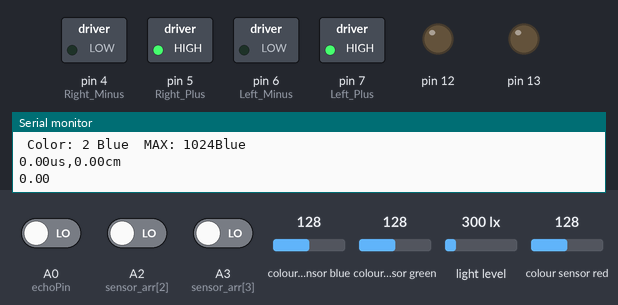
Simulated run of this sketch. Board: Arduino Uno, built with avr-gcc and run on an emulated ATmega328P. Parts: switched loads named in the sketch (green lamp = pin HIGH), output pins drawn as LEDs (lit = HIGH), the last lines printed to the serial monitor. The inputs (shaded band) are chosen by the test bench; at power-on: A0 (echoPin) LOW, A2 (sensor_arr[2]) LOW, A3 (sensor_arr[3]) LOW, colour sensor blue 128, colour sensor green 128, light level 300 lx, colour sensor red 128. The audio player accepts every command and is not drawn; pins used as bus, display or sensor lines are not drawn.

Above: at 2.3 s.
2.4 s: A0 (echoPin) driven HIGH
At 6.6 s:
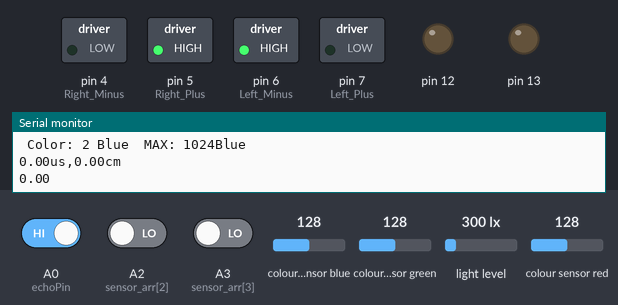
22.8 s: A0 (echoPin) driven LOW
At 26.1 s:
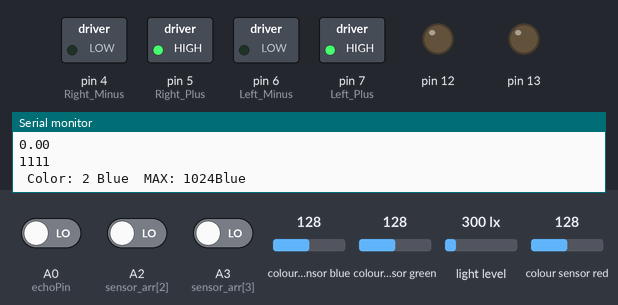
26.8 s: A2 (sensor_arr[2]) driven HIGH
At 30.6 s:
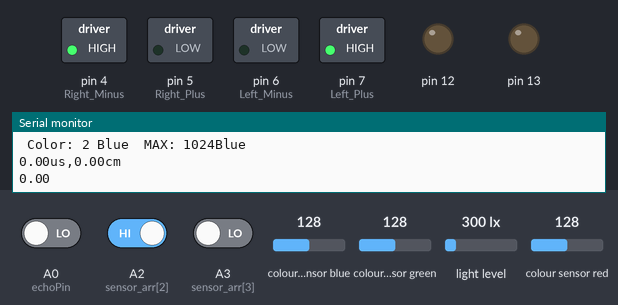
30.9 s: A2 (sensor_arr[2]) driven LOW
At 34.1 s:
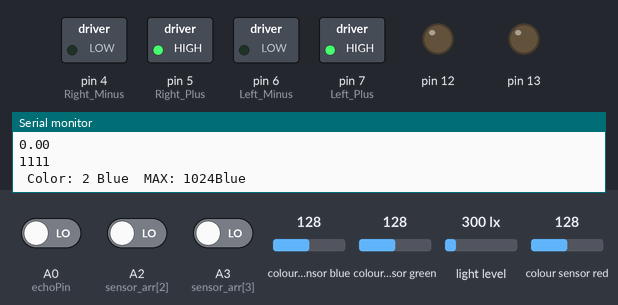
Timing chart, 0 to 35.6 s (numbered marks = the images above; inputs shaded):
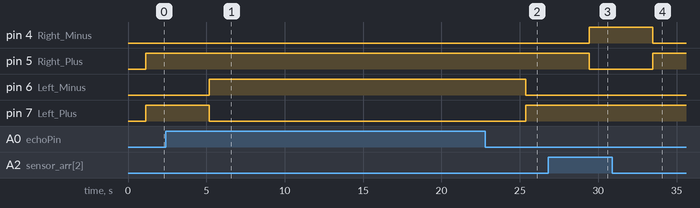

Measured:
- after the input at 2.4 s, pin 6 (Left_Minus): LOW → HIGH after 2.8 s; pin 7 (Left_Plus): HIGH → LOW after 2.8 s
- after the input at 22.8 s, pin 6 (Left_Minus): HIGH → LOW after 2.6 s; pin 7 (Left_Plus): LOW → HIGH after 2.6 s
- after the input at 26.8 s, pin 4 (Right_Minus): LOW → HIGH after 2.6 s; pin 5 (Right_Plus): HIGH → LOW after 2.6 s
- after the input at 30.9 s, pin 4 (Right_Minus): HIGH → LOW after 2.6 s; pin 5 (Right_Plus): LOW → HIGH after 2.6 s

The sketch:

Arduino_lineTracer.ino
```cpp
#include "Car.h"
#include "Flasher.h"
#include "choumpa.h"
#include "RGBColorSensor.h"
#include "MP3.h"

Flasher interver1(12,1000,5000);

void setup() {
  pwd_setup();
  CarInit();
  Init_Setup();
  Ultrasonicsetup();
  RGBsensor_setup() ;
  MP3setup(30);

}
void loop() {
 Car_loop(Sensor_Loop());
 /* 초음파 센서로 비상정지 기능 적용하기 */
 Serial.println(RGBsensor_loop());
 Serial.println(UltrasonicSensor());
 MP3loop(3);
}
```

BT.cpp
```cpp
#include "BT.h"
#include "Car.h"

SoftwareSerial BTSerial(2,3);

void pwd_setup() {
  // put your setup code here, to run once:
  Serial.begin(9600);
  BTSerial.begin(9600);
  pinMode(13,OUTPUT);
}

String pwd_loop() {
//  // put your main code here, to run repeatedly:
//  if(BTSerial.available()){
//    char data = BTSerial.read();
//
//    if(data =='t'){ //front
//      Car_loop("1001 라인전진");
//      Serial.println("1001 라인전진");
//    }
//    if(data == 'g'){//back
//      Car_loop("1001 라인전진");
//      return "뒤로 BACK";
//    }
//    if(data == 'f'){//left
//      return "1011 라인살짝벗어남 왼쪽";
//    }
//    if(data == 'h'){//right
//      return "1100 라인살짝벗어남 오른쪽";
//    }
//    if(data == 'p'){//stop
//      return "0000 전부 검은색 정지! ";
//    }
//    if(data == 's'){//stop
//      return "자동주행";
//    }
//  }
//
//  if(Serial.available()){
//    BTSerial.write(Serial.read());
//  }
// //return "def";
}
```

BT.h
```cpp
#ifndef BT_h
#define BT_h

#include <SoftwareSerial.h>
#include "Arduino.h"

void pwd_setup();
String pwd_loop();

#endif
```

Car.cpp
```cpp
#include "Car.h"

String CarStatus;

void CarInit() {
  Serial.begin(9600);
  pinMode(Right_Plus, OUTPUT);
  pinMode(Right_Minus, OUTPUT);
  pinMode(Left_Plus, OUTPUT);
  pinMode(Left_Minus, OUTPUT);
}
void Left_Stop(){
  //Serial.println("Left_Stop");
  digitalWrite(Left_Plus, LOW);
  digitalWrite(Left_Minus, LOW);
}
void Right_Stop(){
  //Serial.println("Right_Stop");
  digitalWrite(Right_Plus, LOW);
  digitalWrite(Right_Minus, LOW);
}
void Right_Front(){
  //Serial.println("Right_Front");
  digitalWrite(Right_Plus, HIGH);
  digitalWrite(Right_Minus, LOW);
}
void Left_Front(){
  //Serial.println("Left_Front");
  digitalWrite(Left_Plus, HIGH);
  digitalWrite(Left_Minus, LOW);
}
void Right_Back(){
  //Serial.println("Right_Back");
  digitalWrite(Right_Plus, LOW);
  digitalWrite(Right_Minus, HIGH);
}
void Left_Back(){
  //Serial.println("Left_Back");
  digitalWrite(Left_Plus, LOW);
  digitalWrite(Left_Minus, HIGH);
}
void Stop(){
    Right_Stop();
    Left_Stop();
}
void Front(){
    Right_Front();
    Left_Front();
}
void Back(){
    Right_Back();
    Left_Back();
}
void Left(){
  Left_Front();
  Right_Back();
}
void Right(){
  Right_Front();
  Left_Back();
}
void Controler(int n_commend){
  switch(n_commend){
    case FRONT:
      Front();
      break;
    case STOP:
      Stop();
      break;
    case BACK:
      Back();
      break;
    case LEFT:
      Left();
      break;
    case RIGHT:
      Right();
      break;
  }//switch(n_commend) 끝
}//void Controler(int commend) 끝

void Car_loop(String result) {
Serial.println(result);
  //0<= 검정선 , 1<= 하얀바닥
  //1011 왼쪽으로 진행.
  //0111 왼쪽으로진행
  //1001 진행
  //1101 오른쪽으로 진행.
  //1110 오른쪽으로 진행

  //String result = Sensor_Loop();
 //해결해야될 문제., 라인을 벗어나면 제자리에서 돌아서 라인을 찾도록 하자.  급격한 커브 해결 가능.
 // 왼쪽 오른쪽 지시 가능.
  if(result=="1001"){
        Controler(FRONT);
      }
  else if(result=="1011" || result=="0111" ||result=="0011"||result=="0001"){// 라인살짝벗어남 오른쪽"){
      Controler(RIGHT);
  }
  else if(result=="1101" || result=="1110" ||result=="1100"||result=="1000"){// 라인살짝벗어남 왼쪽"){
      Controler(LEFT);
  }
  else if(result=="1111" || result=="0000"){// 라인없음 좌로회전 전진 우로회전 전진"){
      Controler(FRONT);
  }
  else if(result=="뒤로 BACK"){
      Controler(BACK);
  }
}
```

Car.h
```cpp
#ifndef Car_h
#define Car_h

#include "Arduino.h"
#include "IR_sensor.h"
#include "BT.h"

#define Right_Plus  5
#define Right_Minus 4
#define Left_Plus   7
#define Left_Minus  6

#define STOP  000
#define FRONT 111
#define BACK  222
#define RIGHT 333
#define LEFT  444

void CarInit();
void Right_Stop();
void Left_Stop();
void Right_Front();
void Left_Front();
void Right_Back();
void Left_Back();
void Stop();
void Front();
void Back();
void Left();
void Right();
void Controler(int n_commend);
void Car_loop(String result);
#endif
```

Flasher.cpp
```cpp
#include "Flasher.h"
  Flasher::Flasher(int pin, long on, long off){
    ledPin = pin;
    pinMode(ledPin,OUTPUT);
    OnTime = on;
    OffTime = off;
    ledState = LOW;
    previousMillis = 0;
  }

  void Flasher::Update(){
    unsigned long currentMillis = millis();
    if((ledState == HIGH) && (currentMillis - previousMillis >= OnTime))
    {
      Serial.println();
      ledState = LOW;
      previousMillis = currentMillis;
//      digitalWrite(ledPin, ledState);
    }
    else if ((ledState == LOW) && (currentMillis - previousMillis >= OffTime))
    {
      ledState = HIGH;
      previousMillis = currentMillis;
//      digitalWrite(ledPin, ledState);
    }
  }
```

Flasher.h
```cpp
#ifndef Flasher_h
#define Flasher_h

#include "Arduino.h"

class Flasher {
  int ledPin;
  long OnTime;
  long OffTime;
  int ledState;
  unsigned long previousMillis;
  public:Flasher(int pin, long on, long off);
  public:void Update();
};
#endif
```

IR_sensor.cpp
```cpp
#include "IR_sensor.h"

int sensor_arr[sensor_EA] = {A0,A1,A2,A3};

//라인 전진 중에 값이 읽히면.. 작업을 진행.
void Result_Print(int *A){
 //0<= 검정선 , 1<= 하얀바닥
  //1011 왼쪽으로 진행.
  //0111 왼쪽으로진행
  //1001 진행
  //1101 오른쪽으로 진행
  //1110 오른쪽으로 진행
  /////!A <= 1, A <= 0
  Serial.println(String(A[0])+String(A[1])+String(A[2])+String(A[3]));
}

void Init(int *A){
  A[0] = digitalRead(sensor_arr[0]);
  A[1] = digitalRead(sensor_arr[1]);
  A[2] = digitalRead(sensor_arr[2]);
  A[3] = digitalRead(sensor_arr[3]);
}

void Init_Setup() {
  Serial.begin(serialMonitor);
  for(int i =0; i > sensor_EA; i++){
    pinMode(sensor_arr[i], INPUT);
  }
  Serial.println("start");
} //void setup()  끝

String Sensor_Loop() {
  int val_arr[sensor_EA] = {0};
  Init(val_arr);
//  Result_Print(val_arr);
  return String(!val_arr[0])+String(!val_arr[1])+String(!val_arr[2])+String(!val_arr[3]);
}// void loop() 끝
```

IR_sensor.h
```cpp
#ifndef IR_sensor_h
#define IR_sensor_h

#include "Arduino.h"

#define FRONT 'f'
#define STOP  's'
#define BACK  'b'
#define RIGHT 'r'
#define LEFT  'l'

#define LINE_IN 1
#define LINE_OUT 0

#define serialMonitor 9600
#define sensor_EA 4

//라인 전진 중에 값이 읽히면.. 작업을 진행.
void Result_Print(int *A);
void Init(int *A);
void Init_Setup();
String Sensor_Loop();
#endif
```

MP3.cpp
```cpp
#include "MP3.h"

int RX = 2;
int TX = 3;
SoftwareSerial MP3Module(TX, RX);
DFRobotDFPlayerMini MP3Player;

//구현부
void MP3setup(int volumeValue)
{
  MP3Module.begin(9600);
  if (!MP3Player.begin(MP3Module)) { // MP3 모듈을 초기화합니다. 초기화에 실패하면 오류를 발생시킵니다.
    Serial.println(F("Unable to begin:"));
    Serial.println(F("1.Please recheck the connection!"));
    Serial.println(F("2.Please insert the SD card!"));
    while (true);
  }
  delay(1);
  MP3Player.volume(volumeValue);  // 볼륨을 조절합니다. 0~30까지 설정이 가능합니다.
}

void MP3loop(int A)
{
  MP3Player.play(A);  // 0001.mp3를 재생합니다.
  delay(3000);
}
```

MP3.h
```cpp
#ifndef MP3_H
#define MP3_H

#include <SoftwareSerial.h>
#include <DFRobotDFPlayerMini.h>

//선언부
void MP3setup(int vloumeValue);
void MP3loop(int A);
#endif
```

RGBColorSensor.cpp
```cpp
#include "RGBColorSensor.h"

// Global Variables
SparkFun_APDS9960 apds = SparkFun_APDS9960();
uint16_t ambient_light = 0;
uint16_t red_light = 0;
uint16_t green_light = 0;
uint16_t blue_light = 0;
int largest;
int color; //r: 0, g: 1, b:2

void RGBsensor_setup() {
  // Initialize Serial port
  Serial.begin(9600);
  Serial.println();
  Serial.println(F("--------------------------------"));
  Serial.println(F("SparkFun APDS-9960 - ColorSensor"));
  Serial.println(F("--------------------------------"));

  // Initialize APDS-9960 (configure I2C and initial values)
  if ( apds.init() ) {
    Serial.println(F("APDS-9960 initialization complete"));
  } else {
    Serial.println(F("Something went wrong during APDS-9960 init!"));
  }

  // Start running the APDS-9960 light sensor (no interrupts)
  if ( apds.enableLightSensor(false) ) {
    Serial.println(F("Light sensor is now running"));
  } else {
    Serial.println(F("Something went wrong during light sensor init!"));
  }

  // Wait for initialization and calibration to finish
  delay(500);
}

String RGBsensor_loop() {
  String res ="";
  largest = 0;
  // Read the light levels (ambient, red, green, blue)
  if (!apds.readAmbientLight(ambient_light)||!apds.readRedLight(red_light) ||
      !apds.readGreenLight(green_light)    ||!apds.readBlueLight(blue_light)){
    Serial.println("Error reading light values");
  }
  else {
    int v[3] = {red_light, green_light, blue_light};
    int largest = v[0];

    for (int i = 1; i < 3; ++i)  {
      largest = max(largest, v[i]);    //큰 값을 다시 largest에 대입
    }
    for (int i = 0; i < 3; ++i)  {
      if (largest == v[i]) { //큰 값의 배열 번호를 찾기.
        color = i;
      }
    }
    Serial.print(" Color: ");
    Serial.print(color);
    if (color == 0) {
      res = "red";
      Serial.print(" red ");
    } else if (color == 1) {
      res = "Green";
      Serial.print(" Green ");
    } else if (color == 2) {
      Serial.print(" Blue ");
      res = "Blue";
    }
    Serial.print(" MAX: ");
    Serial.print(largest);
  }
  return res;
  // Wait 1 second before next reading
 // delay(1000);
}
```

RGBColorSensor.h
```cpp
#ifndef RGBColorSensor_H
#define RGBColorSensor_H

#include <Wire.h>
#include <SparkFun_APDS9960.h>

void RGBsensor_setup() ;
String RGBsensor_loop();

#endif

/****************************************************************
ColorSensor.ino
APDS-9960 RGB and Gesture Sensor
Shawn Hymel @ SparkFun Electronics
October 15, 2014
https://github.com/sparkfun/APDS-9960_RGB_and_Gesture_Sensor

Tests the color and ambient light sensing abilities of the
APDS-9960. Configures APDS-9960 over I2C and polls the sensor for
ambient light and color levels, which are displayed over the
serial console.

Hardware Connections:

IMPORTANT: The APDS-9960 can only accept 3.3V!

 Arduino Pin  APDS-9960 Board  Function

 3.3V         VCC              Power
 GND          GND              Ground
 A4           SDA              I2C Data
 A5           SCL              I2C Clock

Resources:
Include Wire.h and SparkFun_APDS-9960.h

Development environment specifics:
Written in Arduino 1.0.5
Tested with SparkFun Arduino Pro Mini 3.3V

This code is beerware; if you see me (or any other SparkFun
employee) at the local, and you've found our code helpful, please
buy us a round!

Distributed as-is; no warranty is given.
****************************************************************/
```

choumpa.cpp
```cpp
#include "choumpa.h"
#include "arduino.h"

int trigPin = 15;                  // 초음파 센서
int echoPin = 14;                  // 초음파 센서

void Ultrasonicsetup() {
  pinMode(trigPin, OUTPUT);
  pinMode(echoPin, INPUT);
}

float UltrasonicSensor() {
  digitalWrite(trigPin, HIGH);
  delay(10);
  digitalWrite(trigPin, LOW);
  float duration = pulseIn(echoPin, HIGH); // echoPin이 HIGH로 유지되는 시간을 마이크로초로 반환. 즉, 초음파를 보냈다가 다시 들어오는 시간을 반환(왕복시간 us(마이크로초)단위로 반환)
  //물체와의 거리 계산 거 = 속 * 시  cm 단위로 계산 초음파 속력 : 340m/s
  float distance = ((float)(340 * duration) / 10000) / 2;
  Serial.print(duration);
  Serial.print("us");
  Serial.print(",");
  // Serial.print(" distance : ");
  Serial.print(distance);
  Serial.println("cm");
  return distance;
}
```

choumpa.h
```cpp
#ifndef CHOUMPA_H
#define CHOUMPA_H

void Ultrasonicsetup();
float UltrasonicSensor();

#endif
```

servo_rift_ing.cpp
```cpp
#include "servo_rift_ing.h"

Servo servo;
int servoPin;
bool riftState;

void RiftSetup(){
  servoPin = SERVO_PIN;
  riftState = false;
  servo.attach(SERVO_PIN);
  servo.write(DOWN_ANGLE);
}

void RiftUp(){
  if(riftState == false){
    servo.write(UP_ANGLE);
    riftState = true;
  }
}

void RiftDown(){
    if(riftState == true){
    servo.write(DOWN_ANGLE);
    riftState = false;
  }
}

bool getRiftState(){
  return riftState;
}
```

servo_rift_ing.h
```cpp
#include <Servo.h>
#include "Arduino.h"

#ifndef ServoRifting_H
#define ServoRifting_H

#define SERVO_PIN  8
#define DOWN_ANGLE 0
#define UP_ANGLE   70

void RiftSetup();
void RiftUp();
void RiftDown();
bool getRiftState();

#endif
```
